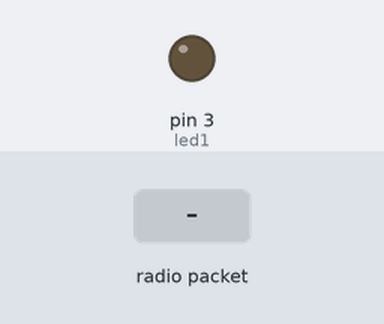
A sketch run on a simulated Arduino Uno, built with avr-gcc and run on an emulated ATmega328P. Shown: output pins drawn as LEDs (lit = HIGH). The test bench sets the inputs (shaded band). No radio packets arrive unless stated; what the sketch prints to the serial monitor is not drawn.

Above: at 1.2 s.
1.3 s: radio packet "lighton" arrives
At 2.7 s:
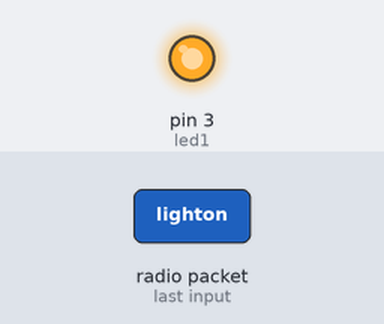
3.8 s: radio packet "lightoff" arrives
At 5.8 s:
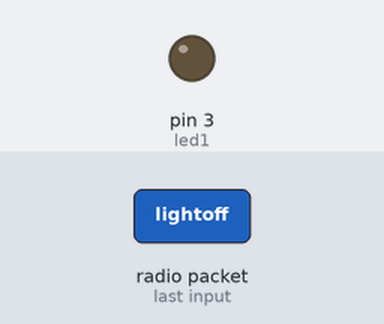
Timing chart, 0 to 7.3 s (numbered marks = the images above; inputs shaded):
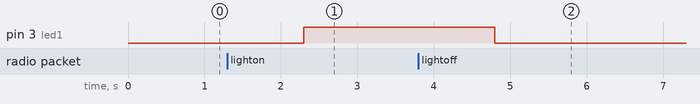

The sketch:

Node_3.ino
```cpp
#include <SPI.h> //Call SPI library so you can communicate with the nRF24L01+
#include <nRF24L01.h> //nRF2401 libarary found at https://github.com/tmrh20/RF24/
#include <RF24.h> //nRF2401 libarary found at https://github.com/tmrh20/RF24/

const int pinCE = 9; //This pin is used to set the nRF24 to standby (0) or active mode (1)
const int pinCSN = 10; //This pin is used to tell the nRF24 whether the SPI communication is a command or message to send out
//#define gas A0
#define led1 3

RF24 wirelessSPI(pinCE, pinCSN); // Declare object from nRF24 library (Create your wireless SPI)
//const uint64_t rAddress = 0xB00B1E50D2LL;  //Create pipe addresses for the 2 nodes to recieve data, the "LL" is for LongLong type
// int gas_value, pos, weight = 10;
const byte address[6] = "00001";
//byte pipeNum = 0;
//byte newPacket = false;
//byte jar1, jar2,jar;
//int id = 0;
void setup()
{
  pinMode(led1, OUTPUT);
  //pinMode(gas, OUTPUT);
  //myservo.attach(D0);//pin attached to servo motor
  Serial.begin(115200);  //start serial to communication
  Serial.println();
  wirelessSPI.begin();  //Start the nRF24 module
  wirelessSPI.openReadingPipe(0,address);     //open pipe o for recieving meassages with pipe address
  wirelessSPI.startListening();                 // Start listening for messages

}

void loop()
{
  if (wirelessSPI.available()) {
    //newPacket = true;
    char command[32] = "";
    wirelessSPI.read(&command, sizeof(command));
    Serial.println("command   ");
    Serial.print(command);
    String cmd=String(command);
    delay(1000);

if(cmd=="lighton")
{
  digitalWrite(led1,HIGH);
  Serial.println(".......lights are on..........");
}
else if(cmd== "lightoff"){
   digitalWrite(led1,LOW);
   Serial.println(".......lights are off..........");
  }
  else
  {
    Serial.println(".....PLEASE PASS SOME COMMANDS.........");
    }
  }
}
```

Measured:
- after the input at 1.3 s, pin 3 (led1): LOW → HIGH after 1.0 s
- after the input at 3.8 s, pin 3 (led1): HIGH → LOW after 1.0 s
